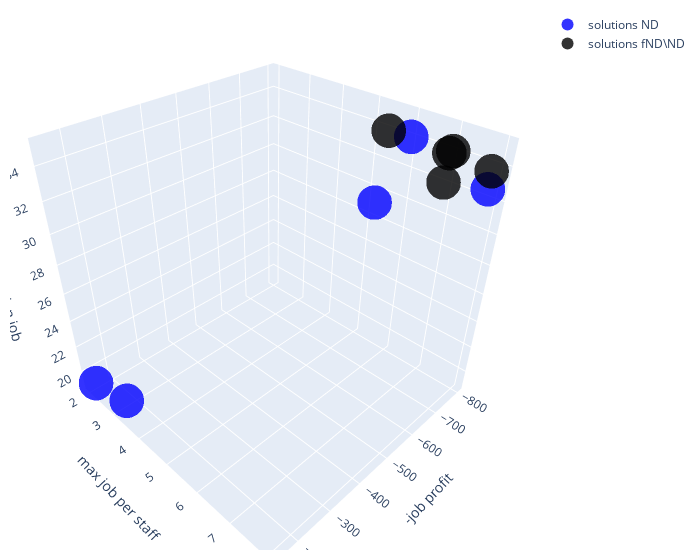

The notebook cell saved with this chart:
### Code cell
vect = [1,2,3]
df_ND = pd.DataFrame(solutions[list(set_ND),:],columns=['-job profit','max job per staff','max len job'])
df_ND['type'] ='ND' 
df_ND['color'] =0
df_proj_ND = pd.DataFrame(projection(solutions[list(set_ND),:],vect),columns=['-job profit','max job per staff','max len job'])
df_proj_ND['type'] ='proj ND' 
df_proj_ND['color'] =0
df_rest = pd.DataFrame(solutions[list(set_rest),:],columns=['-job profit','max job per staff','max len job'])
df_rest['type'] =r'fND\ND'
df_rest['color'] =2
df_proj_rest = pd.DataFrame(projection(solutions[list(set_rest),:],vect),columns=['-job profit','max job per staff','max len job'])
df_proj_rest['type'] =r'proj fND\ND' 
df_proj_rest['color'] =2
df = pd.concat([df_ND,df_rest])
df_proj = pd.concat([df_proj_ND,df_proj_rest])




fig = go.Figure(data=[go.Scatter3d(name='solutions ND',x=df_ND['-job profit'],y=df_ND['max job per staff'],z=df_ND['max len job'],mode ='markers', 
                                   marker = dict(
                                     size = 12,
                                     color = 'blue',
                                     colorscale ='Viridis',
                                     opacity = 0.8
                                   )),
                      go.Scatter3d(name=r'solutions fND\ND',x=df_rest['-job profit'],y=df_rest['max job per staff'],z=df_rest['max len job'],mode ='markers', 
                                   marker = dict(
                                     size = 12,
                                     color = 'black',
                                     colorscale ='Viridis',
                                     opacity = 0.8
                                   )),
                     ])

fig.update_layout(scene = dict(
                    xaxis_title='-job profit',
                    yaxis_title='max job per staff',
                    zaxis_title='max len job'),
                    width=700,
                    margin=dict(r=20, b=10, l=10, t=10))

fig.show()
fig.write_html("plotly_nd.html")

### Figure 1 — Plotly figure (JSON) as saved in the notebook; plotly's stock layout.template omitted (floating-point values rounded to 4 significant figures)
{"data": [{"marker": {"color": "blue", "colorscale": [[0, "#440154"], [0.1111, "#482878"], [0.2222, "#3e4989"], [0.3333, "#31688e"], [0.4444, "#26828e"], [0.5556, "#1f9e89"], [0.6667, "#35b779"], [0.7778, "#6ece58"], [0.8889, "#b5de2b"], [1, "#fde725"]], "opacity": 0.8, "size": 12}, "mode": "markers", "name": "solutions ND", "type": "scatter3d", "x": [-800, -770, -685, -170, -150], "y": [6, 8, 6, 3, 2], "z": [34, 33, 31, 19, 19]}, {"marker": {"color": "black", "colorscale": [[0, "#440154"], [0.1111, "#482878"], [0.2222, "#3e4989"], [0.3333, "#31688e"], [0.4444, "#26828e"], [0.5556, "#1f9e89"], [0.6667, "#35b779"], [0.7778, "#6ece58"], [0.8889, "#b5de2b"], [1, "#fde725"]], "opacity": 0.8, "size": 12}, "mode": "markers", "name": "solutions fND\\ND", "type": "scatter3d", "x": [-800, -785, -770, -710, -585], "y": [7, 7, 8, 6, 8], "z": [34, 34, 34, 35, 35]}], "layout": {"margin": {"b": 10, "l": 10, "r": 20, "t": 10}, "scene": {"xaxis": {"title": {"text": "-job profit"}}, "yaxis": {"title": {"text": "max job per staff"}}, "zaxis": {"title": {"text": "max len job"}}}, "width": 700}}
